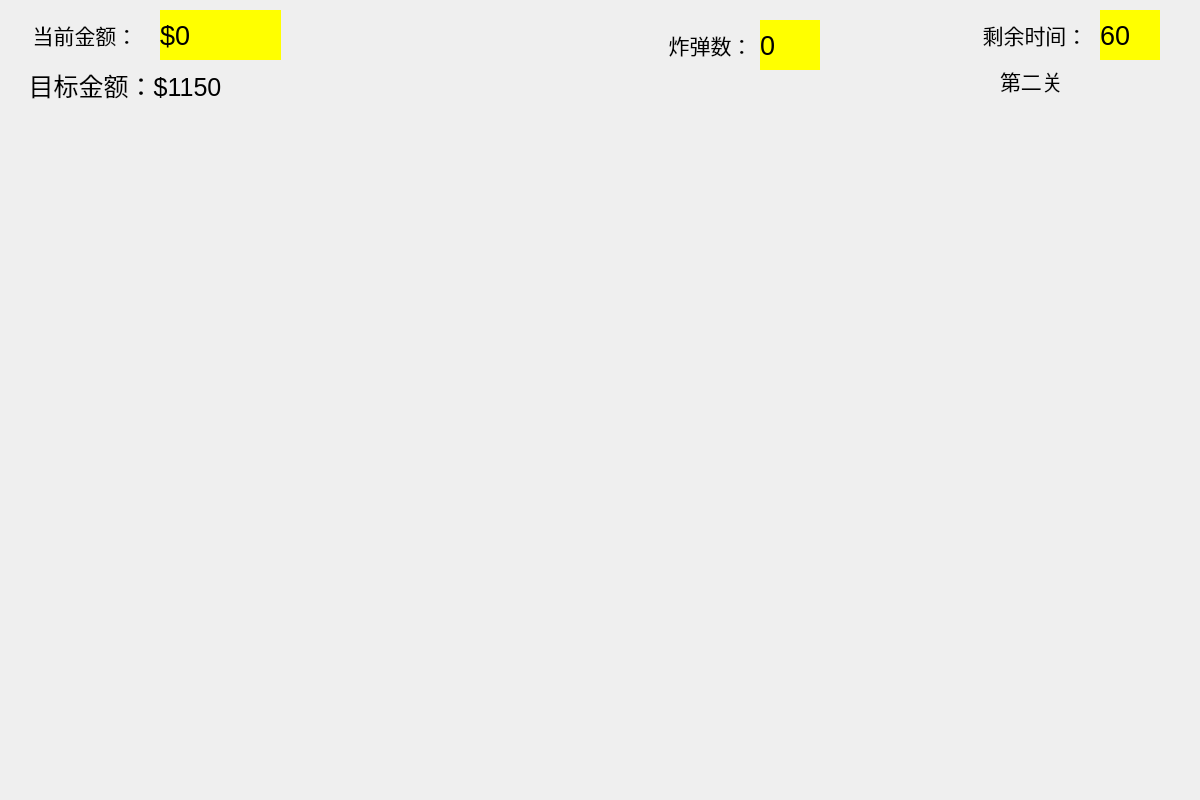
<?xml version="1.0" encoding="UTF-8"?>
<ui version="4.0">
 <class>secondLeveln</class>
 <widget class="QWidget" name="secondLeveln">
  <property name="geometry">
   <rect>
    <x>0</x>
    <y>0</y>
    <width>1200</width>
    <height>800</height>
   </rect>
  </property>
  <property name="windowTitle">
   <string>secondLeveln</string>
  </property>
  <widget class="QLabel" name="background">
   <property name="geometry">
    <rect>
     <x>0</x>
     <y>150</y>
     <width>1200</width>
     <height>650</height>
    </rect>
   </property>
   <property name="styleSheet">
    <string notr="true">border-image: url(:/new/firstLevel/photo/background2.png);</string>
   </property>
   <property name="text">
    <string/>
   </property>
  </widget>
  <widget class="QLabel" name="Miner">
   <property name="geometry">
    <rect>
     <x>480</x>
     <y>0</y>
     <width>250</width>
     <height>150</height>
    </rect>
   </property>
   <property name="styleSheet">
    <string notr="true">border-image: url(:/oldMan/photo/oldMan.png);</string>
   </property>
   <property name="text">
    <string/>
   </property>
  </widget>
  <widget class="QLabel" name="bigGold">
   <property name="geometry">
    <rect>
     <x>50</x>
     <y>470</y>
     <width>140</width>
     <height>140</height>
    </rect>
   </property>
   <property name="styleSheet">
    <string notr="true">border-image: url(:/GoldenMiner/photo/biggold.png);</string>
   </property>
   <property name="text">
    <string/>
   </property>
  </widget>
  <widget class="QLabel" name="stone1">
   <property name="geometry">
    <rect>
     <x>100</x>
     <y>360</y>
     <width>81</width>
     <height>71</height>
    </rect>
   </property>
   <property name="styleSheet">
    <string notr="true">border-image: url(:/stone/photo/stones.png);</string>
   </property>
   <property name="text">
    <string/>
   </property>
  </widget>
  <widget class="QLabel" name="diamond1">
   <property name="geometry">
    <rect>
     <x>810</x>
     <y>460</y>
     <width>30</width>
     <height>30</height>
    </rect>
   </property>
   <property name="styleSheet">
    <string notr="true">border-image: url(:/GoldenMiner/photo/daimond.png);</string>
   </property>
   <property name="text">
    <string/>
   </property>
  </widget>
  <widget class="QLabel" name="diamond2">
   <property name="geometry">
    <rect>
     <x>410</x>
     <y>590</y>
     <width>30</width>
     <height>30</height>
    </rect>
   </property>
   <property name="styleSheet">
    <string notr="true">border-image: url(:/GoldenMiner/photo/daimond.png);</string>
   </property>
   <property name="text">
    <string/>
   </property>
  </widget>
  <widget class="QLabel" name="bone1">
   <property name="geometry">
    <rect>
     <x>560</x>
     <y>490</y>
     <width>50</width>
     <height>50</height>
    </rect>
   </property>
   <property name="styleSheet">
    <string notr="true">border-image: url(:/GoldenMiner/photo/bone.png);</string>
   </property>
   <property name="text">
    <string/>
   </property>
  </widget>
  <widget class="QLabel" name="stone2">
   <property name="geometry">
    <rect>
     <x>330</x>
     <y>500</y>
     <width>50</width>
     <height>50</height>
    </rect>
   </property>
   <property name="styleSheet">
    <string notr="true">border-image: url(:/stone/photo/stones.png);</string>
   </property>
   <property name="text">
    <string/>
   </property>
  </widget>
  <widget class="QLabel" name="stone3">
   <property name="geometry">
    <rect>
     <x>440</x>
     <y>460</y>
     <width>50</width>
     <height>50</height>
    </rect>
   </property>
   <property name="styleSheet">
    <string notr="true">border-image: url(:/stone/photo/stones.png);</string>
   </property>
   <property name="text">
    <string/>
   </property>
  </widget>
  <widget class="QLabel" name="stone4">
   <property name="geometry">
    <rect>
     <x>270</x>
     <y>240</y>
     <width>50</width>
     <height>50</height>
    </rect>
   </property>
   <property name="styleSheet">
    <string notr="true">border-image: url(:/stone/photo/stones.png);</string>
   </property>
   <property name="text">
    <string/>
   </property>
  </widget>
  <widget class="QLabel" name="stone5">
   <property name="geometry">
    <rect>
     <x>730</x>
     <y>330</y>
     <width>50</width>
     <height>50</height>
    </rect>
   </property>
   <property name="styleSheet">
    <string notr="true">border-image: url(:/stone/photo/stones.png);</string>
   </property>
   <property name="text">
    <string/>
   </property>
  </widget>
  <widget class="QLabel" name="stone6">
   <property name="geometry">
    <rect>
     <x>940</x>
     <y>510</y>
     <width>81</width>
     <height>71</height>
    </rect>
   </property>
   <property name="styleSheet">
    <string notr="true">border-image: url(:/stone/photo/stones.png);</string>
   </property>
   <property name="text">
    <string/>
   </property>
  </widget>
  <widget class="QLabel" name="stone7">
   <property name="geometry">
    <rect>
     <x>660</x>
     <y>410</y>
     <width>81</width>
     <height>71</height>
    </rect>
   </property>
   <property name="styleSheet">
    <string notr="true">border-image: url(:/stone/photo/stones.png);</string>
   </property>
   <property name="text">
    <string/>
   </property>
  </widget>
  <widget class="QLabel" name="luckBag1">
   <property name="geometry">
    <rect>
     <x>520</x>
     <y>559</y>
     <width>70</width>
     <height>91</height>
    </rect>
   </property>
   <property name="styleSheet">
    <string notr="true">border-image: url(:/GoldenMiner/photo/secretpacket.png);</string>
   </property>
   <property name="text">
    <string/>
   </property>
  </widget>
  <widget class="QLabel" name="bone2">
   <property name="geometry">
    <rect>
     <x>810</x>
     <y>400</y>
     <width>50</width>
     <height>50</height>
    </rect>
   </property>
   <property name="styleSheet">
    <string notr="true">border-image: url(:/GoldenMiner/photo/bone.png);</string>
   </property>
   <property name="text">
    <string/>
   </property>
  </widget>
  <widget class="QLabel" name="smallGold2">
   <property name="geometry">
    <rect>
     <x>730</x>
     <y>520</y>
     <width>90</width>
     <height>90</height>
    </rect>
   </property>
   <property name="styleSheet">
    <string notr="true">border-image: url(:/golds/photo/smallGold.png);</string>
   </property>
   <property name="text">
    <string/>
   </property>
  </widget>
  <widget class="QLabel" name="smallGold1">
   <property name="geometry">
    <rect>
     <x>340</x>
     <y>390</y>
     <width>90</width>
     <height>90</height>
    </rect>
   </property>
   <property name="styleSheet">
    <string notr="true">border-image: url(:/golds/photo/smallGold.png);</string>
   </property>
   <property name="text">
    <string/>
   </property>
  </widget>
  <widget class="QLabel" name="secondLevel">
   <property name="geometry">
    <rect>
     <x>1000</x>
     <y>60</y>
     <width>81</width>
     <height>41</height>
    </rect>
   </property>
   <property name="font">
    <font>
     <pointsize>16</pointsize>
    </font>
   </property>
   <property name="text">
    <string>第二关</string>
   </property>
  </widget>
  <widget class="QLabel" name="currentMoney">
   <property name="geometry">
    <rect>
     <x>10</x>
     <y>10</y>
     <width>150</width>
     <height>50</height>
    </rect>
   </property>
   <property name="font">
    <font>
     <family>黑体</family>
     <pointsize>16</pointsize>
    </font>
   </property>
   <property name="text">
    <string>当前金额：</string>
   </property>
   <property name="alignment">
    <set>Qt::AlignCenter</set>
   </property>
  </widget>
  <widget class="QLabel" name="showCurrentMoney">
   <property name="geometry">
    <rect>
     <x>160</x>
     <y>10</y>
     <width>121</width>
     <height>50</height>
    </rect>
   </property>
   <property name="font">
    <font>
     <pointsize>20</pointsize>
    </font>
   </property>
   <property name="styleSheet">
    <string notr="true">background-color: rgb(255, 255, 0);</string>
   </property>
   <property name="text">
    <string>$0</string>
   </property>
  </widget>
  <widget class="QLabel" name="goalMoney">
   <property name="geometry">
    <rect>
     <x>0</x>
     <y>60</y>
     <width>250</width>
     <height>50</height>
    </rect>
   </property>
   <property name="font">
    <font>
     <pointsize>19</pointsize>
    </font>
   </property>
   <property name="text">
    <string>目标金额：$1150</string>
   </property>
   <property name="alignment">
    <set>Qt::AlignCenter</set>
   </property>
  </widget>
  <widget class="QLabel" name="currentBomb">
   <property name="geometry">
    <rect>
     <x>650</x>
     <y>20</y>
     <width>121</width>
     <height>50</height>
    </rect>
   </property>
   <property name="font">
    <font>
     <family>黑体</family>
     <pointsize>16</pointsize>
    </font>
   </property>
   <property name="text">
    <string>炸弹数：</string>
   </property>
   <property name="alignment">
    <set>Qt::AlignCenter</set>
   </property>
  </widget>
  <widget class="QLabel" name="bomb">
   <property name="geometry">
    <rect>
     <x>760</x>
     <y>20</y>
     <width>60</width>
     <height>50</height>
    </rect>
   </property>
   <property name="font">
    <font>
     <pointsize>20</pointsize>
    </font>
   </property>
   <property name="styleSheet">
    <string notr="true">background-color: rgb(255, 255, 0);</string>
   </property>
   <property name="text">
    <string>0</string>
   </property>
  </widget>
  <widget class="QLabel" name="lastingtime">
   <property name="geometry">
    <rect>
     <x>960</x>
     <y>10</y>
     <width>150</width>
     <height>50</height>
    </rect>
   </property>
   <property name="font">
    <font>
     <family>黑体</family>
     <pointsize>16</pointsize>
    </font>
   </property>
   <property name="text">
    <string>剩余时间：</string>
   </property>
   <property name="alignment">
    <set>Qt::AlignCenter</set>
   </property>
  </widget>
  <widget class="QLabel" name="remainingTime">
   <property name="geometry">
    <rect>
     <x>1100</x>
     <y>10</y>
     <width>60</width>
     <height>50</height>
    </rect>
   </property>
   <property name="font">
    <font>
     <pointsize>20</pointsize>
    </font>
   </property>
   <property name="styleSheet">
    <string notr="true">background-color: rgb(255, 255, 0);</string>
   </property>
   <property name="text">
    <string>60</string>
   </property>
  </widget>
  <widget class="myWidget" name="youwangWidget" native="true">
   <property name="geometry">
    <rect>
     <x>507</x>
     <y>108</y>
     <width>146</width>
     <height>91</height>
    </rect>
   </property>
  </widget>
  <widget class="drawline" name="invisibleListWidget">
   <property name="geometry">
    <rect>
     <x>0</x>
     <y>100</y>
     <width>1200</width>
     <height>700</height>
    </rect>
   </property>
   <property name="styleSheet">
    <string notr="true">background-color:transparent;</string>
   </property>
  </widget>
  <widget class="QLabel" name="fail">
   <property name="geometry">
    <rect>
     <x>360</x>
     <y>50</y>
     <width>72</width>
     <height>15</height>
    </rect>
   </property>
   <property name="text">
    <string/>
   </property>
  </widget>
  <widget class="QLabel" name="addNumber">
   <property name="geometry">
    <rect>
     <x>340</x>
     <y>30</y>
     <width>161</width>
     <height>61</height>
    </rect>
   </property>
   <property name="font">
    <font>
     <pointsize>20</pointsize>
    </font>
   </property>
   <property name="styleSheet">
    <string notr="true">color: rgb(55, 158, 54);</string>
   </property>
   <property name="text">
    <string/>
   </property>
  </widget>
  <widget class="QLabel" name="pig1">
   <property name="geometry">
    <rect>
     <x>550</x>
     <y>220</y>
     <width>61</width>
     <height>51</height>
    </rect>
   </property>
   <property name="styleSheet">
    <string notr="true">border-image: url(:/GoldenMiner/photo/pig.png);</string>
   </property>
   <property name="text">
    <string/>
   </property>
  </widget>
 </widget>
 <layoutdefault spacing="6" margin="11"/>
 <customwidgets>
  <customwidget>
   <class>drawline</class>
   <extends>QListWidget</extends>
   <header>drawline.h</header>
  </customwidget>
  <customwidget>
   <class>myWidget</class>
   <extends>QWidget</extends>
   <header location="global">mywidget.h</header>
   <container>1</container>
  </customwidget>
 </customwidgets>
 <resources/>
 <connections/>
</ui>
